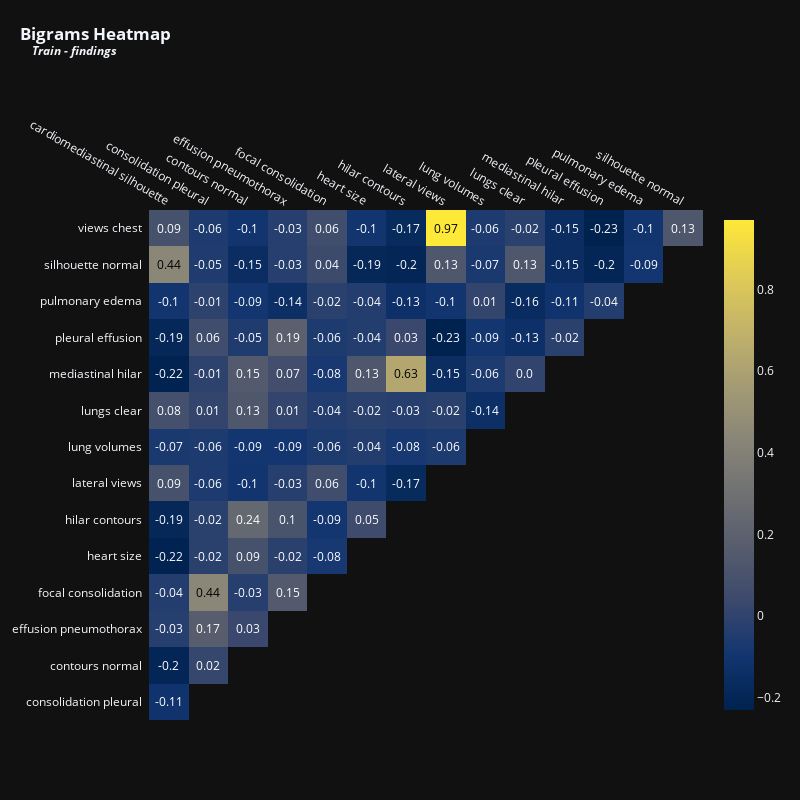

The code cell stored with this chart in its notebook:
### Markdown cell above
<p style="font-family: Calibri, serif; text-align: left;
          font-size: 24px; letter-spacing: .85px;color: #02011a">Let's now analyze bigrams across findingss and summaries.</p>

### Code cell
vectorizer = TfidfVectorizer(max_features = 15,stop_words = 'english',ngram_range = (2,2)) # Top 15 terms
x = vectorizer.fit_transform(train['findings'].fillna(''))
df_tfidfvect = pd.DataFrame(x.toarray(), columns=vectorizer.get_feature_names_out())
plot_correlation(df_tfidfvect, 'Bigrams', 'Train - findings', 800, 800, 12)

### Figure 1 — Plotly figure (JSON) as saved in the notebook; plotly's stock layout.template omitted (floating-point values rounded to 4 significant figures)
{"data": [{"colorscale": [[0, "#00224e"], [0.1111, "#123570"], [0.2222, "#3b496c"], [0.3333, "#575d6d"], [0.4444, "#707173"], [0.5556, "#8a8678"], [0.6667, "#a59c74"], [0.7778, "#c3b369"], [0.8889, "#e1cc55"], [1, "#fee838"]], "reversescale": false, "showscale": false, "x": ["cardiomediastinal silhouette", "consolidation pleural", "contours normal", "effusion pneumothorax", "focal consolidation", "heart size", "hilar contours", "lateral views", "lung volumes", "lungs clear", "mediastinal hilar", "pleural effusion", "pulmonary edema", "silhouette normal"], "y": ["views chest", "silhouette normal", "pulmonary edema", "pleural effusion", "mediastinal hilar", "lungs clear", "lung volumes", "lateral views", "hilar contours", "heart size", "focal consolidation", "effusion pneumothorax", "contours normal", "consolidation pleural"], "z": [[0.09, -0.06, -0.1, -0.03, 0.06, -0.1, -0.17, 0.97, -0.06, -0.02, -0.15, -0.23, -0.1, 0.13], [0.44, -0.05, -0.15, -0.03, 0.04, -0.19, -0.2, 0.13, -0.07, 0.13, -0.15, -0.2, -0.09], [-0.1, -0.01, -0.09, -0.14, -0.02, -0.04, -0.13, -0.1, 0.01, -0.16, -0.11, -0.04], [-0.19, 0.06, -0.05, 0.19, -0.06, -0.04, 0.03, -0.23, -0.09, -0.13, -0.02], [-0.22, -0.01, 0.15, 0.07, -0.08, 0.13, 0.63, -0.15, -0.06, 0], [0.08, 0.01, 0.13, 0.01, -0.04, -0.02, -0.03, -0.02, -0.14], [-0.07, -0.06, -0.09, -0.09, -0.06, -0.04, -0.08, -0.06], [0.09, -0.06, -0.1, -0.03, 0.06, -0.1, -0.17], [-0.19, -0.02, 0.24, 0.1, -0.09, 0.05], [-0.22, -0.02, 0.09, -0.02, -0.08], [-0.04, 0.44, -0.03, 0.15], [-0.03, 0.17, 0.03], [-0.2, 0.02], [-0.11]], "type": "heatmap"}, {"colorscale": [[0, "#00224e"], [0.1111, "#123570"], [0.2222, "#3b496c"], [0.3333, "#575d6d"], [0.4444, "#707173"], [0.5556, "#8a8678"], [0.6667, "#a59c74"], [0.7778, "#c3b369"], [0.8889, "#e1cc55"], [1, "#fee838"]], "showscale": true, "visible": true, "z": [[0.09, -0.06, -0.1, -0.03, 0.06, -0.1, -0.17, 0.97, -0.06, -0.02, -0.15, -0.23, -0.1, 0.13], [0.44, -0.05, -0.15, -0.03, 0.04, -0.19, -0.2, 0.13, -0.07, 0.13, -0.15, -0.2, -0.09], [-0.1, -0.01, -0.09, -0.14, -0.02, -0.04, -0.13, -0.1, 0.01, -0.16, -0.11, -0.04], [-0.19, 0.06, -0.05, 0.19, -0.06, -0.04, 0.03, -0.23, -0.09, -0.13, -0.02], [-0.22, -0.01, 0.15, 0.07, -0.08, 0.13, 0.63, -0.15, -0.06, 0], [0.08, 0.01, 0.13, 0.01, -0.04, -0.02, -0.03, -0.02, -0.14], [-0.07, -0.06, -0.09, -0.09, -0.06, -0.04, -0.08, -0.06], [0.09, -0.06, -0.1, -0.03, 0.06, -0.1, -0.17], [-0.19, -0.02, 0.24, 0.1, -0.09, 0.05], [-0.22, -0.02, 0.09, -0.02, -0.08], [-0.04, 0.44, -0.03, 0.15], [-0.03, 0.17, 0.03], [-0.2, 0.02], [-0.11]], "type": "heatmap"}], "layout": {"annotations": [{"font": {"color": "#FFFFFF", "size": 12}, "showarrow": false, "text": "0.09", "x": "cardiomediastinal silhouette", "xref": "x", "y": "views chest", "yref": "y"}, {"font": {"color": "#FFFFFF", "size": 12}, "showarrow": false, "text": "-0.06", "x": "consolidation pleural", "xref": "x", "y": "views chest", "yref": "y"}, {"font": {"color": "#FFFFFF", "size": 12}, "showarrow": false, "text": "-0.1", "x": "contours normal", "xref": "x", "y": "views chest", "yref": "y"}, {"font": {"color": "#FFFFFF", "size": 12}, "showarrow": false, "text": "-0.03", "x": "effusion pneumothorax", "xref": "x", "y": "views chest", "yref": "y"}, {"font": {"color": "#FFFFFF", "size": 12}, "showarrow": false, "text": "0.06", "x": "focal consolidation", "xref": "x", "y": "views chest", "yref": "y"}, {"font": {"color": "#FFFFFF", "size": 12}, "showarrow": false, "text": "-0.1", "x": "heart size", "xref": "x", "y": "views chest", "yref": "y"}, {"font": {"color": "#FFFFFF", "size": 12}, "showarrow": false, "text": "-0.17", "x": "hilar contours", "xref": "x", "y": "views chest", "yref": "y"}, {"font": {"color": "#000000", "size": 12}, "showarrow": false, "text": "0.97", "x": "lateral views", "xref": "x", "y": "views chest", "yref": "y"}, {"font": {"color": "#FFFFFF", "size": 12}, "showarrow": false, "text": "-0.06", "x": "lung volumes", "xref": "x", "y": "views chest", "yref": "y"}, {"font": {"color": "#FFFFFF", "size": 12}, "showarrow": false, "text": "-0.02", "x": "lungs clear", "xref": "x", "y": "views chest", "yref": "y"}, {"font": {"color": "#FFFFFF", "size": 12}, "showarrow": false, "text": "-0.15", "x": "mediastinal hilar", "xref": "x", "y": "views chest", "yref": "y"}, {"font": {"color": "#FFFFFF", "size": 12}, "showarrow": false, "text": "-0.23", "x": "pleural effusion", "xref": "x", "y": "views chest", "yref": "y"}, {"font": {"color": "#FFFFFF", "size": 12}, "showarrow": false, "text": "-0.1", "x": "pulmonary edema", "xref": "x", "y": "views chest", "yref": "y"}, {"font": {"color": "#FFFFFF", "size": 12}, "showarrow": false, "text": "0.13", "x": "silhouette normal", "xref": "x", "y": "views chest", "yref": "y"}, {"font": {"color": "#000000", "size": 12}, "showarrow": false, "text": "0.44", "x": "cardiomediastinal silhouette", "xref": "x", "y": "silhouette normal", "yref": "y"}, {"font": {"color": "#FFFFFF", "size": 12}, "showarrow": false, "text": "-0.05", "x": "consolidation pleural", "xref": "x", "y": "silhouette normal", "yref": "y"}, {"font": {"color": "#FFFFFF", "size": 12}, "showarrow": false, "text": "-0.15", "x": "contours normal", "xref": "x", "y": "silhouette normal", "yref": "y"}, {"font": {"color": "#FFFFFF", "size": 12}, "showarrow": false, "text": "-0.03", "x": "effusion pneumothorax", "xref": "x", "y": "silhouette normal", "yref": "y"}, {"font": {"color": "#FFFFFF", "size": 12}, "showarrow": false, "text": "0.04", "x": "focal consolidation", "xref": "x", "y": "silhouette normal", "yref": "y"}, {"font": {"color": "#FFFFFF", "size": 12}, "showarrow": false, "text": "-0.19", "x": "heart size", "xref": "x", "y": "silhouette normal", "yref": "y"}, {"font": {"color": "#FFFFFF", "size": 12}, "showarrow": false, "text": "-0.2", "x": "hilar contours", "xref": "x", "y": "silhouette normal", "yref": "y"}, {"font": {"color": "#FFFFFF", "size": 12}, "showarrow": false, "text": "0.13", "x": "lateral views", "xref": "x", "y": "silhouette normal", "yref": "y"}, {"font": {"color": "#FFFFFF", "size": 12}, "showarrow": false, "text": "-0.07", "x": "lung volumes", "xref": "x", "y": "silhouette normal", "yref": "y"}, {"font": {"color": "#FFFFFF", "size": 12}, "showarrow": false, "text": "0.13", "x": "lungs clear", "xref": "x", "y": "silhouette normal", "yref": "y"}, {"font": {"color": "#FFFFFF", "size": 12}, "showarrow": false, "text": "-0.15", "x": "mediastinal hilar", "xref": "x", "y": "silhouette normal", "yref": "y"}, {"font": {"color": "#FFFFFF", "size": 12}, "showarrow": false, "text": "-0.2", "x": "pleural effusion", "xref": "x", "y": "silhouette normal", "yref": "y"}, {"font": {"color": "#FFFFFF", "size": 12}, "showarrow": false, "text": "-0.09", "x": "pulmonary edema", "xref": "x", "y": "silhouette normal", "yref": "y"}, {"font": {"color": "#FFFFFF", "size": 12}, "showarrow": false, "text": "-0.1", "x": "cardiomediastinal silhouette", "xref": "x", "y": "pulmonary edema", "yref": "y"}, {"font": {"color": "#FFFFFF", "size": 12}, "showarrow": false, "text": "-0.01", "x": "consolidation pleural", "xref": "x", "y": "pulmonary edema", "yref": "y"}, {"font": {"color": "#FFFFFF", "size": 12}, "showarrow": false, "text": "-0.09", "x": "contours normal", "xref": "x", "y": "pulmonary edema", "yref": "y"}, {"font": {"color": "#FFFFFF", "size": 12}, "showarrow": false, "text": "-0.14", "x": "effusion pneumothorax", "xref": "x", "y": "pulmonary edema", "yref": "y"}, {"font": {"color": "#FFFFFF", "size": 12}, "showarrow": false, "text": "-0.02", "x": "focal consolidation", "xref": "x", "y": "pulmonary edema", "yref": "y"}, {"font": {"color": "#FFFFFF", "size": 12}, "showarrow": false, "text": "-0.04", "x": "heart size", "xref": "x", "y": "pulmonary edema", "yref": "y"}, {"font": {"color": "#FFFFFF", "size": 12}, "showarrow": false, "text": "-0.13", "x": "hilar contours", "xref": "x", "y": "pulmonary edema", "yref": "y"}, {"font": {"color": "#FFFFFF", "size": 12}, "showarrow": false, "text": "-0.1", "x": "lateral views", "xref": "x", "y": "pulmonary edema", "yref": "y"}, {"font": {"color": "#FFFFFF", "size": 12}, "showarrow": false, "text": "0.01", "x": "lung volumes", "xref": "x", "y": "pulmonary edema", "yref": "y"}, {"font": {"color": "#FFFFFF", "size": 12}, "showarrow": false, "text": "-0.16", "x": "lungs clear", "xref": "x", "y": "pulmonary edema", "yref": "y"}, {"font": {"color": "#FFFFFF", "size": 12}, "showarrow": false, "text": "-0.11", "x": "mediastinal hilar", "xref": "x", "y": "pulmonary edema", "yref": "y"}, {"font": {"color": "#FFFFFF", "size": 12}, "showarrow": false, "text": "-0.04", "x": "pleural effusion", "xref": "x", "y": "pulmonary edema", "yref": "y"}, {"font": {"color": "#FFFFFF", "size": 12}, "showarrow": false, "text": "-0.19", "x": "cardiomediastinal silhouette", "xref": "x", "y": "pleural effusion", "yref": "y"}, {"font": {"color": "#FFFFFF", "size": 12}, "showarrow": false, "text": "0.06", "x": "consolidation pleural", "xref": "x", "y": "pleural effusion", "yref": "y"}, {"font": {"color": "#FFFFFF", "size": 12}, "showarrow": false, "text": "-0.05", "x": "contours normal", "xref": "x", "y": "pleural effusion", "yref": "y"}, {"font": {"color": "#FFFFFF", "size": 12}, "showarrow": false, "text": "0.19", "x": "effusion pneumothorax", "xref": "x", "y": "pleural effusion", "yref": "y"}, {"font": {"color": "#FFFFFF", "size": 12}, "showarrow": false, "text": "-0.06", "x": "focal consolidation", "xref": "x", "y": "pleural effusion", "yref": "y"}, {"font": {"color": "#FFFFFF", "size": 12}, "showarrow": false, "text": "-0.04", "x": "heart size", "xref": "x", "y": "pleural effusion", "yref": "y"}, {"font": {"color": "#FFFFFF", "size": 12}, "showarrow": false, "text": "0.03", "x": "hilar contours", "xref": "x", "y": "pleural effusion", "yref": "y"}, {"font": {"color": "#FFFFFF", "size": 12}, "showarrow": false, "text": "-0.23", "x": "lateral views", "xref": "x", "y": "pleural effusion", "yref": "y"}, {"font": {"color": "#FFFFFF", "size": 12}, "showarrow": false, "text": "-0.09", "x": "lung volumes", "xref": "x", "y": "pleural effusion", "yref": "y"}, {"font": {"color": "#FFFFFF", "size": 12}, "showarrow": false, "text": "-0.13", "x": "lungs clear", "xref": "x", "y": "pleural effusion", "yref": "y"}, {"font": {"color": "#FFFFFF", "size": 12}, "showarrow": false, "text": "-0.02", "x": "mediastinal hilar", "xref": "x", "y": "pleural effusion", "yref": "y"}, {"font": {"color": "#FFFFFF", "size": 12}, "showarrow": false, "text": "-0.22", "x": "cardiomediastinal silhouette", "xref": "x", "y": "mediastinal hilar", "yref": "y"}, {"font": {"color": "#FFFFFF", "size": 12}, "showarrow": false, "text": "-0.01", "x": "consolidation pleural", "xref": "x", "y": "mediastinal hilar", "yref": "y"}, {"font": {"color": "#FFFFFF", "size": 12}, "showarrow": false, "text": "0.15", "x": "contours normal", "xref": "x", "y": "mediastinal hilar", "yref": "y"}, {"font": {"color": "#FFFFFF", "size": 12}, "showarrow": false, "text": "0.07", "x": "effusion pneumothorax", "xref": "x", "y": "mediastinal hilar", "yref": "y"}, {"font": {"color": "#FFFFFF", "size": 12}, "showarrow": false, "text": "-0.08", "x": "focal consolidation", "xref": "x", "y": "mediastinal hilar", "yref": "y"}, {"font": {"color": "#FFFFFF", "size": 12}, "showarrow": false, "text": "0.13", "x": "heart size", "xref": "x", "y": "mediastinal hilar", "yref": "y"}, {"font": {"color": "#000000", "size": 12}, "showarrow": false, "text": "0.63", "x": "hilar contours", "xref": "x", "y": "mediastinal hilar", "yref": "y"}, {"font": {"color": "#FFFFFF", "size": 12}, "showarrow": false, "text": "-0.15", "x": "lateral views", "xref": "x", "y": "mediastinal hilar", "yref": "y"}, {"font": {"color": "#FFFFFF", "size": 12}, "showarrow": false, "text": "-0.06", "x": "lung volumes", "xref": "x", "y": "mediastinal hilar", "yref": "y"}, {"font": {"color": "#FFFFFF", "size": 12}, "showarrow": false, "text": "0.0", "x": "lungs clear", "xref": "x", "y": "mediastinal hilar", "yref": "y"}, {"font": {"color": "#FFFFFF", "size": 12}, "showarrow": false, "text": "0.08", "x": "cardiomediastinal silhouette", "xref": "x", "y": "lungs clear", "yref": "y"}, {"font": {"color": "#FFFFFF", "size": 12}, "showarrow": false, "text": "0.01", "x": "consolidation pleural", "xref": "x", "y": "lungs clear", "yref": "y"}, {"font": {"color": "#FFFFFF", "size": 12}, "showarrow": false, "text": "0.13", "x": "contours normal", "xref": "x", "y": "lungs clear", "yref": "y"}, {"font": {"color": "#FFFFFF", "size": 12}, "showarrow": false, "text": "0.01", "x": "effusion pneumothorax", "xref": "x", "y": "lungs clear", "yref": "y"}, {"font": {"color": "#FFFFFF", "size": 12}, "showarrow": false, "text": "-0.04", "x": "focal consolidation", "xref": "x", "y": "lungs clear", "yref": "y"}, {"font": {"color": "#FFFFFF", "size": 12}, "showarrow": false, "text": "-0.02", "x": "heart size", "xref": "x", "y": "lungs clear", "yref": "y"}, {"font": {"color": "#FFFFFF", "size": 12}, "showarrow": false, "text": "-0.03", "x": "hilar contours", "xref": "x", "y": "lungs clear", "yref": "y"}, {"font": {"color": "#FFFFFF", "size": 12}, "showarrow": false, "text": "-0.02", "x": "lateral views", "xref": "x", "y": "lungs clear", "yref": "y"}, {"font": {"color": "#FFFFFF", "size": 12}, "showarrow": false, "text": "-0.14", "x": "lung volumes", "xref": "x", "y": "lungs clear", "yref": "y"}, {"font": {"color": "#FFFFFF", "size": 12}, "showarrow": false, "text": "-0.07", "x": "cardiomediastinal silhouette", "xref": "x", "y": "lung volumes", "yref": "y"}, {"font": {"color": "#FFFFFF", "size": 12}, "showarrow": false, "text": "-0.06", "x": "consolidation pleural", "xref": "x", "y": "lung volumes", "yref": "y"}, {"font": {"color": "#FFFFFF", "size": 12}, "showarrow": false, "text": "-0.09", "x": "contours normal", "xref": "x", "y": "lung volumes", "yref": "y"}, {"font": {"color": "#FFFFFF", "size": 12}, "showarrow": false, "text": "-0.09", "x": "effusion pneumothorax", "xref": "x", "y": "lung volumes", "yref": "y"}, {"font": {"color": "#FFFFFF", "size": 12}, "showarrow": false, "text": "-0.06", "x": "focal consolidation", "xref": "x", "y": "lung volumes", "yref": "y"}, {"font": {"color": "#FFFFFF", "size": 12}, "showarrow": false, "text": "-0.04", "x": "heart size", "xref": "x", "y": "lung volumes", "yref": "y"}, {"font": {"color": "#FFFFFF", "size": 12}, "showarrow": false, "text": "-0.08", "x": "hilar contours", "xref": "x", "y": "lung volumes", "yref": "y"}, {"font": {"color": "#FFFFFF", "size": 12}, "showarrow": false, "text": "-0.06", "x": "lateral views", "xref": "x", "y": "lung volumes", "yref": "y"}, {"font": {"color": "#FFFFFF", "size": 12}, "showarrow": false, "text": "0.09", "x": "cardiomediastinal silhouette", "xref": "x", "y": "lateral views", "yref": "y"}, {"font": {"color": "#FFFFFF", "size": 12}, "showarrow": false, "text": "-0.06", "x": "consolidation pleural", "xref": "x", "y": "lateral views", "yref": "y"}, {"font": {"color": "#FFFFFF", "size": 12}, "showarrow": false, "text": "-0.1", "x": "contours normal", "xref": "x", "y": "lateral views", "yref": "y"}, {"font": {"color": "#FFFFFF", "size": 12}, "showarrow": false, "text": "-0.03", "x": "effusion pneumothorax", "xref": "x", "y": "lateral views", "yref": "y"}, {"font": {"color": "#FFFFFF", "size": 12}, "showarrow": false, "text": "0.06", "x": "focal consolidation", "xref": "x", "y": "lateral views", "yref": "y"}, {"font": {"color": "#FFFFFF", "size": 12}, "showarrow": false, "text": "-0.1", "x": "heart size", "xref": "x", "y": "lateral views", "yref": "y"}, {"font": {"color": "#FFFFFF", "size": 12}, "showarrow": false, "text": "-0.17", "x": "hilar contours", "xref": "x", "y": "lateral views", "yref": "y"}, {"font": {"color": "#FFFFFF", "size": 12}, "showarrow": false, "text": "-0.19", "x": "cardiomediastinal silhouette", "xref": "x", "y": "hilar contours", "yref": "y"}, {"font": {"color": "#FFFFFF", "size": 12}, "showarrow": false, "text": "-0.02", "x": "consolidation pleural", "xref": "x", "y": "hilar contours", "yref": "y"}, {"font": {"color": "#FFFFFF", "size": 12}, "showarrow": false, "text": "0.24", "x": "contours normal", "xref": "x", "y": "hilar contours", "yref": "y"}, {"font": {"color": "#FFFFFF", "size": 12}, "showarrow": false, "text": "0.1", "x": "effusion pneumothorax", "xref": "x", "y": "hilar contours", "yref": "y"}, {"font": {"color": "#FFFFFF", "size": 12}, "showarrow": false, "text": "-0.09", "x": "focal consolidation", "xref": "x", "y": "hilar contours", "yref": "y"}, {"font": {"color": "#FFFFFF", "size": 12}, "showarrow": false, "text": "0.05", "x": "heart size", "xref": "x", "y": "hilar contours", "yref": "y"}, {"font": {"color": "#FFFFFF", "size": 12}, "showarrow": false, "text": "-0.22", "x": "cardiomediastinal silhouette", "xref": "x", "y": "heart size", "yref": "y"}, {"font": {"color": "#FFFFFF", "size": 12}, "showarrow": false, "text": "-0.02", "x": "consolidation pleural", "xref": "x", "y": "heart size", "yref": "y"}, {"font": {"color": "#FFFFFF", "size": 12}, "showarrow": false, "text": "0.09", "x": "contours normal", "xref": "x", "y": "heart size", "yref": "y"}, {"font": {"color": "#FFFFFF", "size": 12}, "showarrow": false, "text": "-0.02", "x": "effusion pneumothorax", "xref": "x", "y": "heart size", "yref": "y"}, {"font": {"color": "#FFFFFF", "size": 12}, "showarrow": false, "text": "-0.08", "x": "focal consolidation", "xref": "x", "y": "heart size", "yref": "y"}, {"font": {"color": "#FFFFFF", "size": 12}, "showarrow": false, "text": "-0.04", "x": "cardiomediastinal silhouette", "xref": "x", "y": "focal consolidation", "yref": "y"}, {"font": {"color": "#000000", "size": 12}, "showarrow": false, "text": "0.44", "x": "consolidation pleural", "xref": "x", "y": "focal consolidation", "yref": "y"}, {"font": {"color": "#FFFFFF", "size": 12}, "showarrow": false, "text": "-0.03", "x": "contours normal", "xref": "x", "y": "focal consolidation", "yref": "y"}, {"font": {"color": "#FFFFFF", "size": 12}, "showarrow": false, "text": "0.15", "x": "effusion pneumothorax", "xref": "x", "y": "focal consolidation", "yref": "y"}, {"font": {"color": "#FFFFFF", "size": 12}, "showarrow": false, "text": "-0.03", "x": "cardiomediastinal silhouette", "xref": "x", "y": "effusion pneumothorax", "yref": "y"}, {"font": {"color": "#FFFFFF", "size": 12}, "showarrow": false, "text": "0.17", "x": "consolidation pleural", "xref": "x", "y": "effusion pneumothorax", "yref": "y"}, {"font": {"color": "#FFFFFF", "size": 12}, "showarrow": false, "text": "0.03", "x": "contours normal", "xref": "x", "y": "effusion pneumothorax", "yref": "y"}, {"font": {"color": "#FFFFFF", "size": 12}, "showarrow": false, "text": "-0.2", "x": "cardiomediastinal silhouette", "xref": "x", "y": "contours normal", "yref": "y"}, {"font": {"color": "#FFFFFF", "size": 12}, "showarrow": false, "text": "0.02", "x": "consolidation pleural", "xref": "x", "y": "contours normal", "yref": "y"}, {"font": {"color": "#FFFFFF", "size": 12}, "showarrow": false, "text": "-0.11", "x": "cardiomediastinal silhouette", "xref": "x", "y": "consolidation pleural", "yref": "y"}], "xaxis": {"dtick": 1, "gridcolor": "rgb(0, 0, 0)", "side": "top", "ticks": "", "showgrid": false}, "yaxis": {"dtick": 1, "ticks": "", "ticksuffix": "  ", "autorange": "reversed", "showgrid": false}, "title": {"text": "<b>Bigrams Heatmap<br><sup>&nbsp;&nbsp;&nbsp;&nbsp;<i>Train - findings</i></sup></b>", "x": 0.025, "xanchor": "left", "y": 0.95}, "margin": {"t": 210, "l": 110}, "height": 800, "width": 800}}
